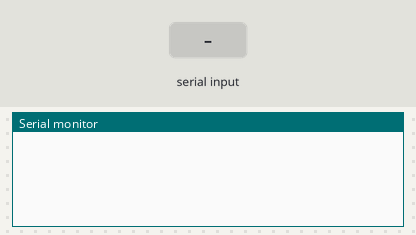
This sketch was run on a simulated Arduino Uno, built with avr-gcc and run on an emulated ATmega328P. On the bench: the last lines printed to the serial monitor. The test bench sets the inputs (shaded band).

Above: at 1.2 s.
1.3 s: "termination_char\n" received over Serial
At 2.4 s:
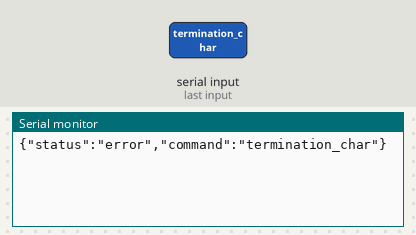
2.8 s: "echo\n" received over Serial
At 4.0 s:
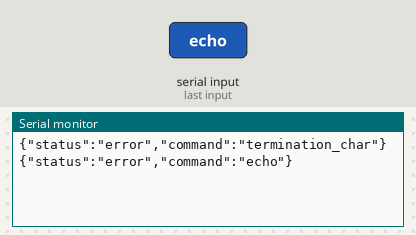
4.3 s: "run[\n" received over Serial
At 5.5 s:
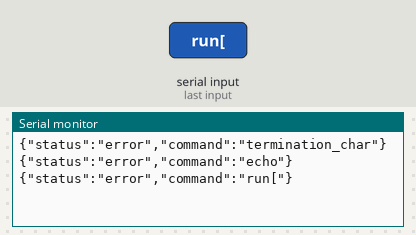
5.8 s: ",\n" received over Serial
At 6.5 s:
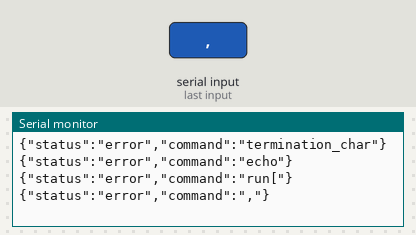
7.3 s: "1\n" received over Serial
At 7.6 s:
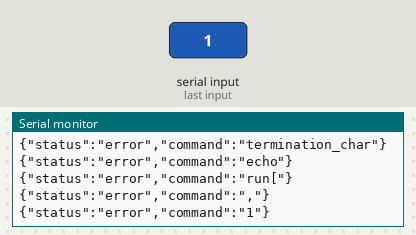

Measured:
- after the input at 1.3 s, the serial monitor: prints a new line at once (image 1)
- after the input at 2.8 s, the serial monitor: prints a new line at once (image 2)
- after the input at 4.3 s, the serial monitor: prints a new line at once (image 3)
- after the input at 5.8 s, the serial monitor: prints a new line at once (image 4)
- after the input at 7.3 s, the serial monitor: prints a new line at once (image 5)

The sketch:

json-controller.ino
```cpp
/**
 * JSON controller base.
 *
 * Author: Brian Carlsen
 * Contact: carlsen.bri@gmail.com
 * Date: 08-2019
 */

 /**
  * API
  *
  *
  */


#include <ArduinoJson.h>

char TERMINATION_CHAR = '\n';

// pin setup

void setup() {
  // put your setup code here, to run once:
  Serial.setTimeout( 5000 );
  Serial.begin( 9600 );
}

void loop() {
}

void serialEvent() {
  String actionStr = Serial.readStringUntil( TERMINATION_CHAR );
  actionStr.trim();
  runAction( actionStr );
}

/**
 * Runs an action command sent to the controller.
 *
 * \param action {String} The action command to run.
 *        Must take the form of run[<command>, <param 1>, ...]
 */
int runAction( String action ) {
  action.trim();
  String elements[ 10 ];
  int actionSize = parseAction( action, elements );
  String command = elements[ 0 ];
  String response = "";
  boolean success = true;
  int id = -1;

  // commands
   if ( actionSize < 0 ) {
    // invalid
    success = false;
  }
  else if ( command == "termination_char" ) {
    response = TERMINATION_CHAR;
  }
  else if ( command == "echo" && actionSize == 2 ) {
    response = elements[ 1 ];
  }
  else {
    // invalid command
    success = false;
  }

  String stat = "error";
  if ( success ) {
    stat = "success";
  }

  // send response
  const size_t respBufferSize = JSON_OBJECT_SIZE( 4 ) *2 + 100;
  StaticJsonDocument< respBufferSize > resp;

  resp[ "status" ]    = stat;
  resp[ "command" ]   = action;

  if ( id > -1 ) {
    resp[ "id" ] = id;
  }
  if ( response.length() > 0 ) {
    resp[ "response" ] = response;
  }

  serializeJson( resp, Serial );
  Serial.println();


  return id;
}

/**
 * Parses an action command sent to the controller.
 *
 * \param action {String} The action command to parse.
 *        Must take the form of run[<command>, <param 1>, ...]
 *
 * \param elements {String[]} The array in which to store the action elements.
 *
 * \returns {int} The size number of elements included in the action.
 *          Returns -1 on error.
 */
int parseAction( String action, String elements[] ) {
  action.trim();

  // validate run[ ... ] format
  if ( action.indexOf( "run[" ) != 0 || action.charAt( action.length() -1 ) != ']' ) {
    // invalid
    return -1;
  }

  // get delimeter positions
  int start = 4; // start of command string, after "run["
  int delimeters[ 20 ];
  int nDels = 0;
  int index;
  do {
    index = action.indexOf( ",", start );
    if ( index != -1 ) {
      // delimeter found
      delimeters[ nDels ] = index; // save position
      start = index + 1; // start from next position
      ++nDels;
    }
  } while( index != -1 );

  // add end of action delimeter
  delimeters[ nDels ] = action.length() - 1;

  // get elements
  String temp;
  start = 4;
  for ( index = 0; index <= nDels; index++ ) {
    // get substring of element
    temp = action.substring( start, delimeters[ index ] );
    temp.trim();
    elements[ index ] = temp;

    // start at next position
    start = delimeters[ index ] + 1;
  }

  return ( nDels + 1 );
}
```
